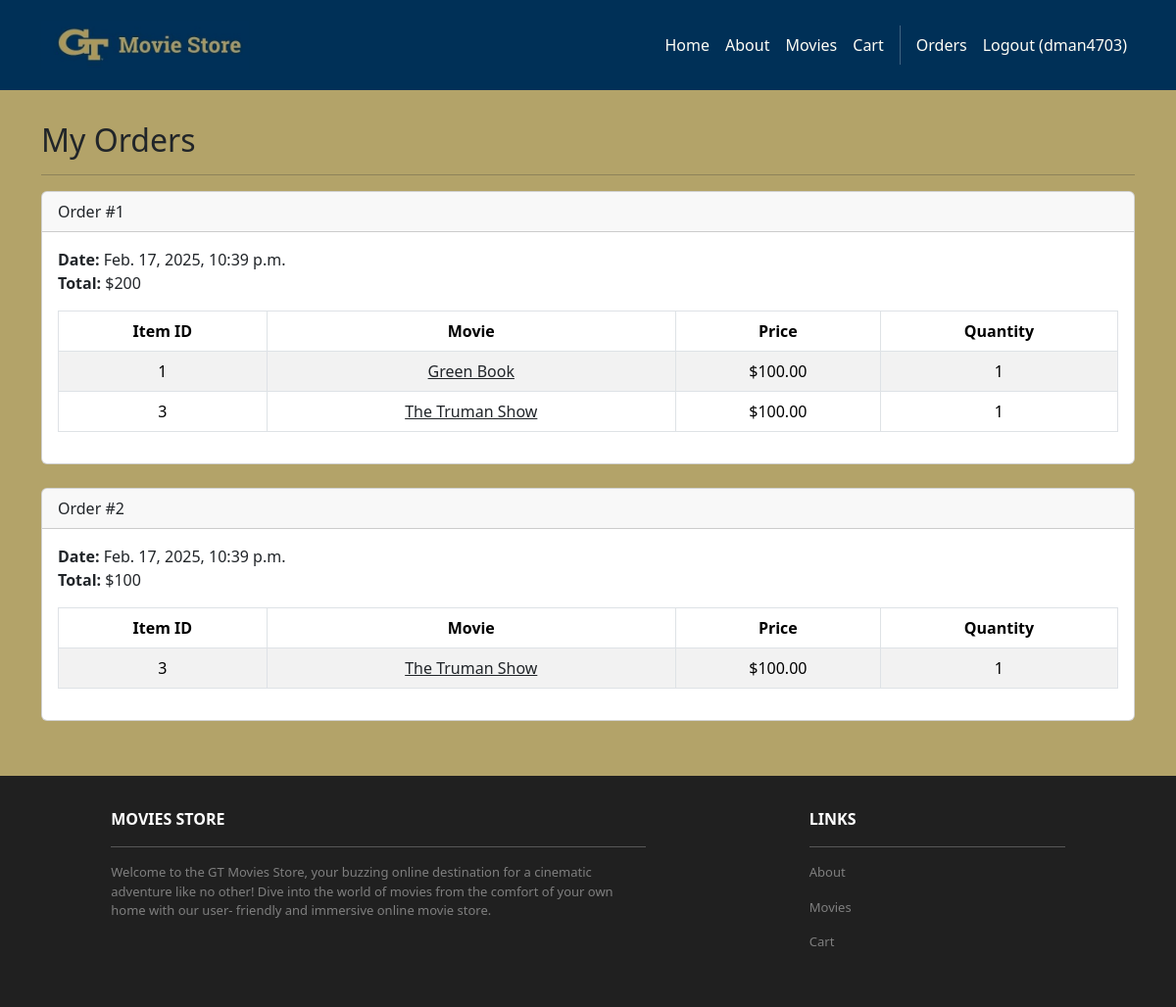
Page /accounts/orders/ (signed in) on the committed database.
### cart/models.py (models this page shows, shortened)
class Order(models.Model):
    id = models.AutoField(primary_key=True)
    total = models.IntegerField()
    user = models.ForeignKey(
        User,
        on_delete=models.CASCADE,
        related_name='orders',
        db_index=True
    )
    date = models.DateTimeField(auto_now_add=True, db_index=True)

class Item(models.Model):
    id = models.AutoField(primary_key=True)
    price = models.IntegerField()
    quantity = models.IntegerField()
    order = models.ForeignKey(Order, on_delete=models.CASCADE, related_name="items")
    movie = models.ForeignKey(Movie, on_delete=models.CASCADE)

### movies/models.py (models this page shows, shortened)
class Movie(models.Model):
    id = models.AutoField(primary_key=True)
    GENRE_CHOICES = [
        ('ACTION', 'Action'),
        ('FAMILY', 'Family'),
        ('ADVENTURE', 'Adventure'),
        ('COMEDY', 'Comedy'),
        ('DRAMA', 'Drama'),
        ('HORROR', 'Horror'),
        ('SCIFI', 'Sci-Fi'),
        ('ROMANCE', 'Romance'),
        ('FANTASY', 'Fantasy'),
    ]
    name = models.CharField(max_length=255, db_index=True)
    price = models.DecimalField(max_digits=6, decimal_places=2)
    description = models.TextField()
    genre = models.CharField(
        max_length=20,
        choices=GENRE_CHOICES,
        default='DRAMA')
    image = models.ImageField(upload_to='movie_images/', blank=True, null=True)
    image_url = models.URLField(blank=True, null=True)

### accounts/views.py (the view)
# urls.py: path('orders/', views.orders, name='accounts.orders'),
@login_required
def orders(request):
    template_data = {}
    template_data = {'title': 'Orders', 'orders': request.user.orders.all()}
    return render(request, 'accounts/orders.html', {'template_data': template_data})

### accounts/templates/accounts/orders.html (shortened to what this page needs)
<!DOCTYPE html>
<html lang="en">
<head>
</head>
<body>
  {% extends 'base.html' %}
  {% block content %}
    <div class="p-3">
      <div class="container">
        <div class="row mt-3">
          <div class="col mx-auto mb-3">
            <h2>My Orders</h2>
            <hr />
            {% for order in template_data.orders %}
            <div class="card mb-4">
              <div class="card-header">
                Order #{{ order.id }}
              </div>
              <div class="card-body">
                <b>Date:</b> {{ order.date }}<br />
                <b>Total:</b> ${{ order.total }}<br />
                <table class="table table-bordered
                  table-striped text-center mt-3">
                  <thead>
                    <tr>
                      <th scope="col">Item ID</th>
                      <th scope="col">Movie</th>
                      <th scope="col">Price</th>
                      <th scope="col">Quantity</th>
                    </tr>
                  </thead>
                  <tbody>
                    {% for item in order.items.all %}
                    <tr>
                      <td>{{ item.movie.id }}</td>
                      <td>
                        <a class="link-dark" href="{% url 'movies.show' id=item.movie.id %}">
                          {{ item.movie.name }}
                        </a>
                      </td>
                      <td>${{ item.movie.price }}</td>
                      <td>{{ item.quantity }}</td>
                    </tr>
                    {% endfor %}
                  </tbody>
                </table>
              </div>
            </div>
            {% endfor %}
          </div>
        </div>
      </div>
    </div>
  {% endblock content %}

### moviesstore/templates/base.html (shortened to what this page needs)
<!DOCTYPE html>
<html>
  <head>
    {% load static %}
    <link href=
      "https://cdn.jsdelivr.net/npm/bootstrap@5.3.3/dist/css/bootstrap.min.css" rel="stylesheet"
>
    <link rel=
      "stylesheet"  href="https://cdnjs.cloudflare.com/ajax/libs/font-awesome/6.1.1/css/all.min.css">
    <link rel="stylesheet" type="text/css"
          href="{%static 'css/style.css' %}">
    <link rel="stylesheet" type="text/css"
          href="{%static 'css/custom.css' %}">
  </head>
  <body>
    <nav class="p-3 navbar navbar-dark bg-blue
         navbar-expand-lg">
      <div class="container">
        <a class="navbar-brand"
           href="{% url 'home.index' %}">
          <img src="{% static 'img/moviestore_logo.jpg' %}" alt="GT Logo"
               height="50" />
        </a>
        <div class="collapse navbar-collapse"
             id="navbarNavAltMarkup">
          <div class="navbar-nav ms-auto navbar-ml">
            <a class="nav-link"
               href="{% url 'home.index' %}">Home</a>
            <a class="nav-link"
               href="{% url 'home.about' %}">About</a>
            <a class="nav-link" href=
              "{% url 'movies.index' %}">Movies</a>
            <a class="nav-link"
            href="{% url 'cart.index' %}">Cart</a>
            {% if user.is_authenticated %}
            <a class="nav-link"
              href="{% url 'accounts.orders' %}">Orders
            </a>
            <a class="nav-link" href="{% url 'accounts.logout' %}">Logout ({{user.username }})</a>
            {% endif %}
          </div>
        </div>
      </div>
    </nav>
    <div class="pb-6 bg-yellow content">
      {% block content %}
      {% endblock content %}
    </div>
    <section class="p-3 ms-footer d-none d-md-block b-0 w-100 bottom-0">
      <div class="container">
        <div class="row mt-3 text-white">
          <div class="col-md-6 col-lg-6 col-xl-6
               mx-auto mb-4">
            <b>MOVIES STORE</b>
            <hr />
            <p>
              Welcome to the GT Movies Store, your buzzing online
              destination for a cinematic adventure like no
              other! Dive into the world of movies from the
              comfort of your own home with our user-
              friendly and immersive online movie store.
            </p>
          </div>
          <div class="col-md-3 col-lg-3 col-xl-3
               mx-auto mb-4">
            <b>LINKS</b>
            <hr />
            <p><a class="nav-link"
              href="{% url 'home.about' %}">
              About
            </a></p>
            <p><a class="nav-link"
              href="{% url 'movies.index' %}">
              Movies
            </a></p>
            <p><a class="nav-link"
              href="{% url 'cart.index' %}">
              Cart
            </a></p>
          </div>
        </div>
      </div>
    </section>
  </body>
</html>

### moviesstore/static/css/style.css (style rules this page uses)
.navbar a.nav-link { color: #FFFEF6 !important; }
.ms-footer { background-color: #202020; }
.ms-footer p { color: #7F7F7F; font-size: 13px; }

### moviesstore/static/css/custom.css (style rules this page uses)
.bg-blue { background-color: #003057; }
.bg-yellow { background-color: #b3a369; }
.content { min-height: calc(100vh - 300px); }

### rows in the picture
Order: id "1", date "Feb. 17, 2025, 10:39 p.m.", total "200"
Item: movie.id "1", movie.name "Green Book", movie.price "100.00", quantity "1"
Item: movie.id "3", movie.name "The Truman Show", movie.price "100.00", quantity "1"
Order: id "2", date "Feb. 17, 2025, 10:39 p.m.", total "100"
Item: movie.id "3", movie.name "The Truman Show", movie.price "100.00", quantity "1"

### other values in the picture
{{ user.username }} "dman4703"
